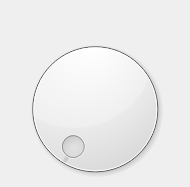
<?xml version="1.0" encoding="UTF-8"?>
<ui version="4.0">
 <class>ControlNumber</class>
 <widget class="QWidget" name="ControlNumber">
  <property name="geometry">
   <rect>
    <x>0</x>
    <y>0</y>
    <width>190</width>
    <height>187</height>
   </rect>
  </property>
  <property name="windowTitle">
   <string>Form</string>
  </property>
  <layout class="QVBoxLayout" name="verticalLayout" stretch="1,5">
   <property name="spacing">
    <number>0</number>
   </property>
   <property name="leftMargin">
    <number>0</number>
   </property>
   <property name="topMargin">
    <number>0</number>
   </property>
   <property name="rightMargin">
    <number>0</number>
   </property>
   <property name="bottomMargin">
    <number>0</number>
   </property>
   <item>
    <widget class="QLabel" name="label">
     <property name="text">
      <string/>
     </property>
     <property name="alignment">
      <set>Qt::AlignCenter</set>
     </property>
    </widget>
   </item>
   <item>
    <widget class="QDial" name="dial"/>
   </item>
  </layout>
 </widget>
 <resources/>
 <connections>
  <connection>
   <sender>dial</sender>
   <signal>sliderMoved(int)</signal>
   <receiver>label</receiver>
   <slot>setNum(int)</slot>
   <hints>
    <hint type="sourcelabel">
     <x>150</x>
     <y>147</y>
    </hint>
    <hint type="destinationlabel">
     <x>227</x>
     <y>151</y>
    </hint>
   </hints>
  </connection>
 </connections>
</ui>
